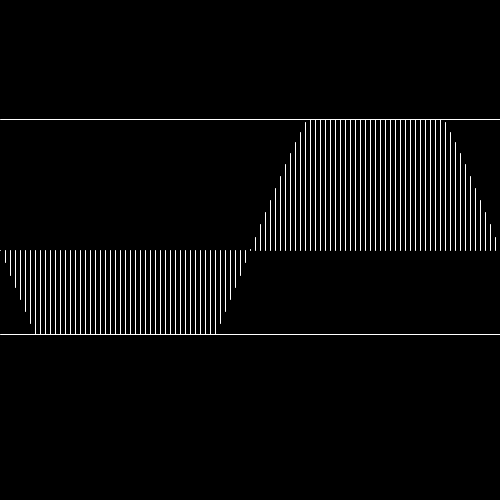
Frame 1 (no input)
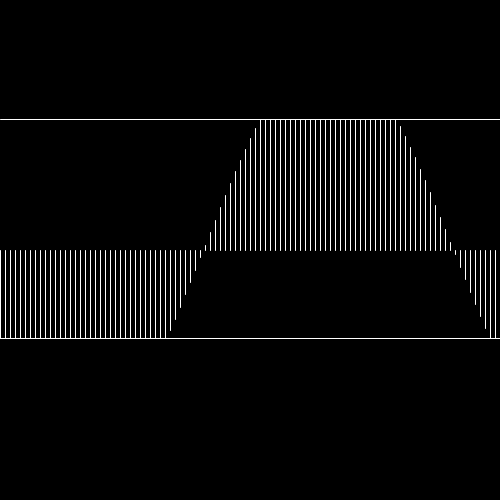
Frame 60 (the mouse pressed at the canvas centre just before this capture)
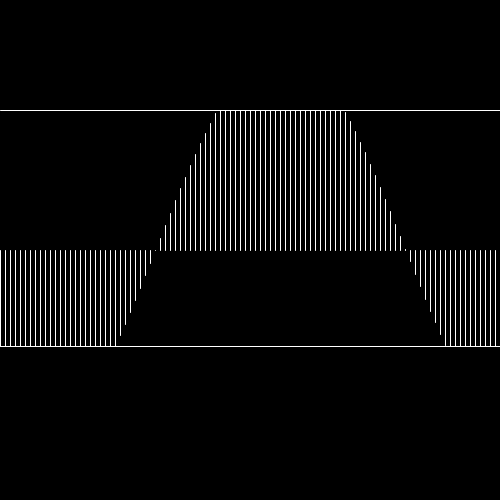
Frame 120 (the mouse held since frame 60 and released just before this capture)

The Processing sketch that drew these frames (run headless with seeded random() and noise(); from frame 60 on, the mouse is pressed at the canvas centre):

// Processing sketch: constrain_sin
// ── constrain_sin.pde
float line_y[]=new float[2];
float seed[]=new float[2];
int n=100;
float siny[]=new float[n];
float sin_seed=0;
void setup(){
  size(500,500);
  for(int i=0;i<2;i++){
    line_y[i]=0;
    seed[i]=random(0,10000);
  }
  
  for(int i=0;i<n;i++)siny[i]=0;
}

void draw(){
  background(0);
  stroke(255);
  pushMatrix();
  translate(0,height/2);
  for(int i=0;i<2;i++){
    line_y[i]=map(noise(seed[i]),0,1,10,height/2-10);
    if(i==0)line_y[0]*=-1;
    line(0,line_y[i],width,line_y[i]);
  }
  for(int i=0;i<n;i++){
    float y=200*sin(2.0*PI/n*i+sin_seed);
    //println(line_y[0],y);
    if(y<0)y=max(line_y[0],y);
    else y=min(line_y[1],y);
    float x=width/float(n)*i;
    line(x,0,x,y);
  }
  popMatrix();
  
  for(int i=0;i<2;i++)seed[i]+=0.005;
  sin_seed+=0.01;
}
